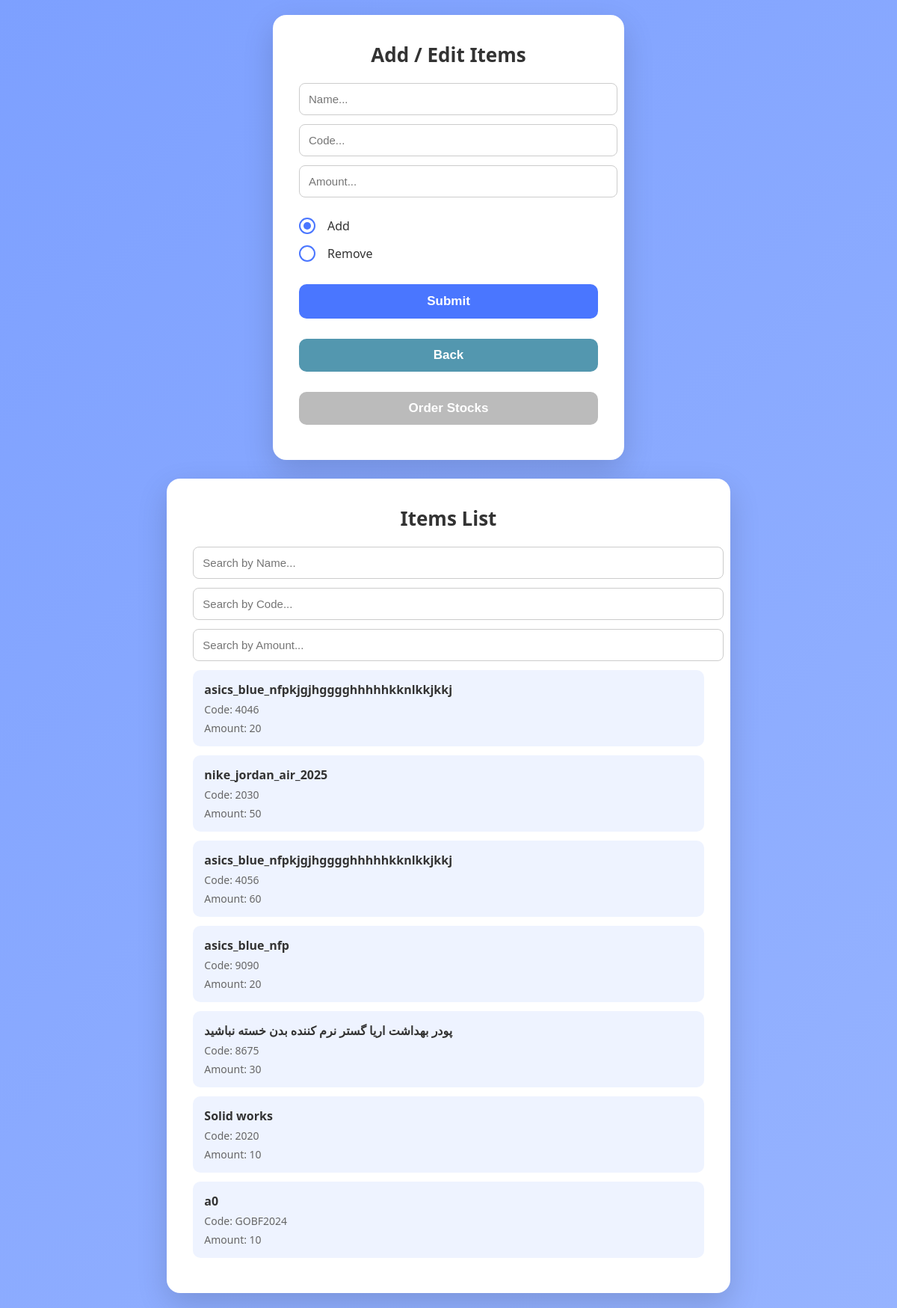
Page /show/ (signed in) on the committed database.
### req_side/models.py (models this page shows)
class Member (models.Model):
    code = models.CharField(max_length=20)
    name = models.CharField(max_length=50)
    amount = models.IntegerField()

### req_side/views.py (the view)
# urls.py: path('show/',views.show,name='show'),
def show(req):
    try :
        if req.session['login'] == False :
            return redirect('req')
    except :
        return redirect('req')
    mode = req.POST.get('mode')
    code = req.POST.get('code')
    name = req.POST.get('name')
    amount = req.POST.get('amount')
    if (code and name and amount and mode =="add") :
        obj = Member.objects.filter(code=code)
        if not obj.update(name=name,amount=amount):
            Member(code=code,name=name,amount=amount).save()
        print(code,name,amount)
    elif (code and mode =="remove") :
        obj = Member.objects.filter(code=code)
        obj.delete()
    else : pass
    value = Member.objects.all().values()
    temp = loader.get_template('show.html')
    show = temp.render({'code':code,'name':name,'amount':amount,'data':value},req)
    return HttpResponse(show)

### req_side/templates/show.html (shortened to what this page needs)
<!DOCTYPE html>
<html>
<head>
</head>
<body>
<div class="wrapper">
    <div class="container0">
        <div class="title">Add / Edit Items</div>
        <form action="." method="post">
            <input type="text" name="name" class="Name" placeholder="Name..." , maxlength="50" >
            <input type="text" name="code" class="Code" placeholder="Code..." , maxlength="10">
            <input type="text" name="amount" class="Amount" placeholder="Amount..." , maxlength="10">
            <label class="radio-item">
                <span class="custom-radio"></span>
                <span class="radio-label">Add</span>
            </label>
            <label class="radio-item">
                <span class="custom-radio"></span>
                <span class="radio-label">Remove</span>
            </label>
            <input type="submit" class="submit-btn" value="Submit">
        </form>
        <input type="button" class="back-btn" value="Back" onclick="window.location.href='/'">
        <input type="button" class="ot-btn" value="Order Stocks" onclick="window.location.href='/order'">
    </div>
    <div class="container">
        <div class="title">Items List</div>
        <input type="text" class="searchName" placeholder="Search by Name..." maxlength="50">
        <input type="text" class="searchCode" placeholder="Search by Code..." maxlength="10">
        <input type="text" class="searchAmount" placeholder="Search by Amount..." maxlength="10">
        <div class="itemsList">
            {% for i in data %}
            <div class="item">
                <div class="item-name">{{ i.name }}</div>
                <div class="item-info">Code: {{ i.code }}</div>
                <div class="item-amt">Amount: {{ i.amount }}</div>
            </div>
            {% endfor %}
        </div>
    </div>
</div>
</body>
</html>

### req_side/templates/show.html (style rules this page uses)
body { margin: 0; padding: 20px; font-family: "Segoe UI", sans-serif; background: linear-gradient(135deg, #7da0ff, #96b3ff); display: flex; justify-content: center; align-items: flex-start; min-height: 100vh; animation: fadeIn 0.3s ease-out; }
.wrapper { display: flex; gap: 25px; flex-wrap: wrap; justify-content: center; width: 100%; max-width: 1400px; }
.container { background: white; padding: 35px; border-radius: 18px; box-shadow: 0 15px 40px rgba(0,0,0,0.15); }
.container0 { width: 400px; background: white; padding: 35px; border-radius: 18px; box-shadow: 0 15px 40px rgba(0,0,0,0.15); }
.title { text-align: center; font-size: 26px; font-weight: bold; color: #333; margin-bottom: 20px; }
input { width: 100%; padding: 12px; margin-bottom: 12px; border: 1px solid #ccc; border-radius: 8px; font-size: 15px; transition: 0.25s; }
.item { background: #eef3ff; padding: 15px; border-radius: 10px; margin-bottom: 12px; display: flex; flex-direction: column; word-wrap: break-word; overflow-wrap: break-word; }
.item-name { font-size: 16px; font-weight: 600; color: #333; }
.item-info, .item-amt { margin-top: 6px; font-size: 14px; color: #666; word-wrap: break-word; overflow-wrap: break-word; }
.submit-btn { width: 100%; padding: 13px; margin-top: 30px; background: #4a76ff; color: white; border: none; font-size: 17px; font-weight: bold; border-radius: 10px; cursor: pointer; transition: 0.3s ease; }
.back-btn { width: 100%; padding: 12px; margin-top: 15px; background: #5397afff; color: #fff; border: none; font-size: 17px; font-weight: bold; border-radius: 10px; cursor: pointer; transition: 0.3s ease; }
.ot-btn { width: 100%; padding: 12px; margin-top: 15px; background: #bbbbbb; color: #fff; border: none; font-size: 17px; font-weight: bold; border-radius: 10px; cursor: pointer; transition: 0.3s ease; }
.radio-item { display: flex; align-items: center; margin-top: 15px; cursor: pointer; position: relative; }
.custom-radio { width: 18px; height: 18px; border: 2px solid #4a76ff; border-radius: 50%; display: inline-block; margin-right: 10px; position: relative; transition: 0.25s ease; }
.custom-radio::after { content: ""; width: 10px; height: 10px; background: #4a76ff; border-radius: 50%; position: absolute; top: 50%; left: 50%; transform: scale(0) translate(-50%, -50%); transition: 0.25s ease; }
.radio-item input:checked + .custom-radio::after { transform: scale(1) translate(-50%, -50%); }
.radio-label { font-size: 16px; font-weight: 500; color: #333; margin-left: 6px; }

### rows in the picture
Member: name "asics_blue_nfpkjgjhgggghhhhhkknlkkjkkj", code "4046", amount "20"
Member: name "nike_jordan_air_2025", code "2030", amount "50"
Member: name "asics_blue_nfpkjgjhgggghhhhhkknlkkjkkj", code "4056", amount "60"
Member: name "asics_blue_nfp", code "9090", amount "20"
Member: name "پودر بهداشت اریا گستر نرم کننده بدن خسته نباشید", code "8675", amount "30"
Member: name "Solid works", code "2020", amount "10"
Member: name "a0", code "GOBF2024", amount "10"
